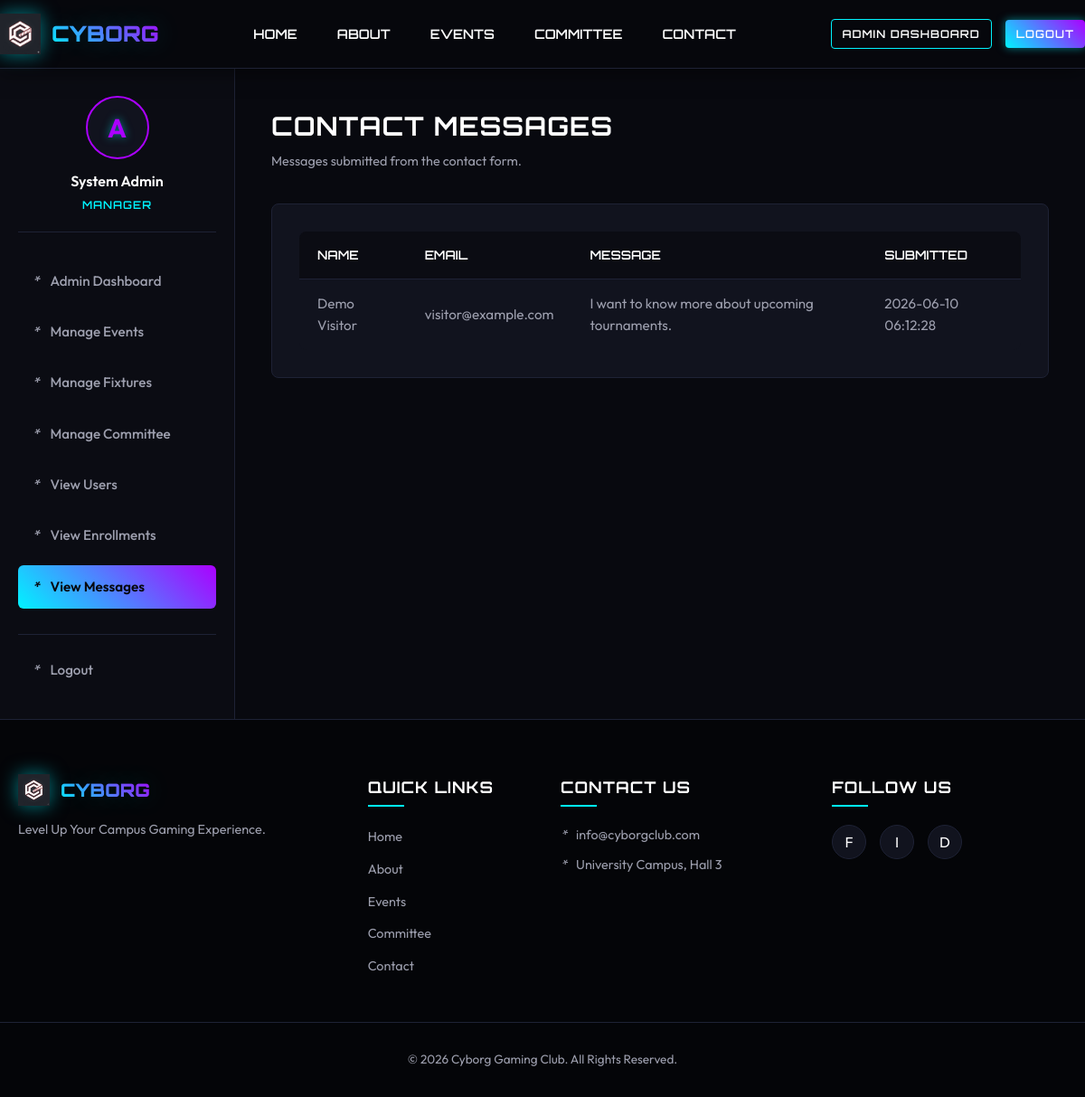
Page /admin/view_messages.php (signed in) on the committed database.
### tables this page shows
CREATE TABLE contact_messages (
    id INT AUTO_INCREMENT PRIMARY KEY,
    name VARCHAR(100) NOT NULL,
    email VARCHAR(150) NOT NULL,
    message TEXT NOT NULL,
    created_at DATETIME NOT NULL DEFAULT CURRENT_TIMESTAMP
);

### includes/helpers.php (called while the page is built, shortened)
<?php
function h($value) {
    return htmlspecialchars((string)$value, ENT_QUOTES, "UTF-8");
}
?>

### admin/view_messages.php (the view, shortened to what this page needs)
<?php
require_once __DIR__ . "/../includes/admin_check.php";
include __DIR__ . "/../includes/header.php";
$messages = mysqli_query($conn, "SELECT * FROM contact_messages ORDER BY created_at DESC");
?>
<div class="dashboard-wrapper"><?php include __DIR__ . "/../includes/admin_sidebar.php"; ?><main class="db-content">
    <div class="db-header"><div><h1 class="db-title">Contact Messages</h1><p class="db-subtitle">Messages submitted from the contact form.</p></div></div>
    <div class="db-panel"><div class="table-responsive" style="margin-top:0;border:none;"><table class="data-table"><thead><tr><th>Name</th><th>Email</th><th>Message</th><th>Submitted</th></tr></thead><tbody>
    <?php while ($message = mysqli_fetch_assoc($messages)): ?><tr><td><?php echo h($message["name"]); ?></td><td><?php echo h($message["email"]); ?></td><td><?php echo h($message["message"]); ?></td><td><?php echo h($message["created_at"]); ?></td></tr><?php endwhile; ?>
    </tbody></table></div></div>
</main></div><?php include __DIR__ . "/../includes/footer.php"; ?>

### assets/css/main.css (style rules this page uses)
:root { --bg-main: #07080d; --bg-card: #11131e; --bg-card-hover: #181b2b; --color-primary: #00f3ff; --color-secondary: #ab00ff; --color-text-white: #ffffff; --color-text-gray: #9d9fae; --color-text-dark: #07080d; --color-danger: #ff0055; --color-success: #00ff66; --border-color: #1e2235; --font-heading: 'Orbitron', sans-serif; --font-body: 'Outfit', sans-serif; --glow-cyan: 0 0 10px rgba(0, 243, 255, 0.5); --glow-purple: 0 0 10px rgba(171, 0, 255, 0.5); --transition-speed: 0.3s; }
* { box-sizing: border-box; margin: 0; padding: 0; }
body { background-color: var(--bg-main); color: var(--color-text-gray); font-family: var(--font-body); line-height: 1.6; overflow-x: hidden; min-height: 100vh; display: flex; flex-direction: column; }
h1, h2, h3, h4, h5, h6 { font-family: var(--font-heading); color: var(--color-text-white); letter-spacing: 1px; font-weight: 700; }
main { flex: 1; padding: 40px 0; }
.table-responsive { overflow-x: auto; margin-top: 20px; background-color: var(--bg-card); border: 1px solid var(--border-color); border-radius: 8px; }
.data-table { width: 100%; border-collapse: collapse; text-align: left; }
.data-table th { background-color: rgba(7, 8, 13, 0.6); color: var(--color-text-white); font-family: var(--font-heading); font-size: 0.85rem; font-weight: 600; text-transform: uppercase; padding: 15px 20px; border-bottom: 1px solid var(--border-color); }
.data-table td { padding: 15px 20px; border-bottom: 1px solid var(--border-color); color: var(--color-text-gray); font-size: 0.95rem; }
.data-table tbody tr:last-child td { border-bottom: none; }

### css/dashboard.css (style rules this page uses)
.dashboard-wrapper { display: grid; grid-template-columns: 260px 1fr; min-height: calc(100vh - 78px - 310px); }
.db-content { padding: 40px; background-color: #08090f; }
.db-header { display: flex; justify-content: space-between; align-items: center; margin-bottom: 35px; }
.db-title { font-size: 1.8rem; text-transform: uppercase; }
.db-subtitle { font-size: 0.9rem; color: var(--color-text-gray); margin-top: 5px; }
.db-panel { background-color: var(--bg-card); border: 1px solid var(--border-color); border-radius: 8px; padding: 30px; }

### rows in the picture
contact_messages: name "Demo Visitor", email "visitor@example.com", message "I want to know more about upcoming tournaments.", created_at "2026-06-10 06:12:28"
